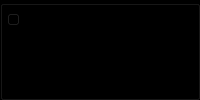
           <widget class="QGroupBox" name="box_transverse">
            <property name="sizePolicy">
             <sizepolicy hsizetype="Expanding" vsizetype="Expanding">
              <horstretch>0</horstretch>
              <verstretch>0</verstretch>
             </sizepolicy>
            </property>
            <property name="styleSheet">
             <string notr="true">background-color: rgb(0, 0, 0);</string>
            </property>
            <property name="title">
             <string/>
            </property>
            <layout class="QVBoxLayout" name="verticalLayout_5" stretch="1,19">
             <property name="spacing">
              <number>0</number>
             </property>
             <property name="leftMargin">
              <number>0</number>
             </property>
             <property name="topMargin">
              <number>0</number>
             </property>
             <property name="rightMargin">
              <number>0</number>
             </property>
             <property name="bottomMargin">
              <number>0</number>
             </property>
             <item>
              <widget class="QGroupBox" name="edit_transverse_box">
               <property name="sizePolicy">
                <sizepolicy hsizetype="Expanding" vsizetype="Expanding">
                 <horstretch>0</horstretch>
                 <verstretch>0</verstretch>
                </sizepolicy>
               </property>
               <property name="styleSheet">
                <string notr="true">border:None;</string>
               </property>
               <property name="title">
                <string/>
               </property>
               <property name="flat">
                <bool>true</bool>
               </property>
               <layout class="QHBoxLayout" name="horizontalLayout_7">
                <property name="spacing">
                 <number>0</number>
                </property>
                <property name="leftMargin">
                 <number>0</number>
                </property>
                <property name="topMargin">
                 <number>0</number>
                </property>
                <property name="rightMargin">
                 <number>0</number>
                </property>
                <property name="bottomMargin">
                 <number>0</number>
                </property>
                <item>
                 <widget class="QSlider" name="horizontalSlider_3">
                  <property name="orientation">
                   <enum>Qt::Horizontal</enum>
                  </property>
                 </widget>
                </item>
               </layout>
              </widget>
             </item>
             <item>
              <widget class="QVTKWidget" name="widget_trans" native="true">
               <property name="sizePolicy">
                <sizepolicy hsizetype="Expanding" vsizetype="Expanding">
                 <horstretch>0</horstretch>
                 <verstretch>0</verstretch>
                </sizepolicy>
               </property>
               <property name="styleSheet">
                <string notr="true">background-color: rgb(0, 0, 0);border:none;</string>
               </property>
              </widget>
             </item>
            </layout>
           </widget>
